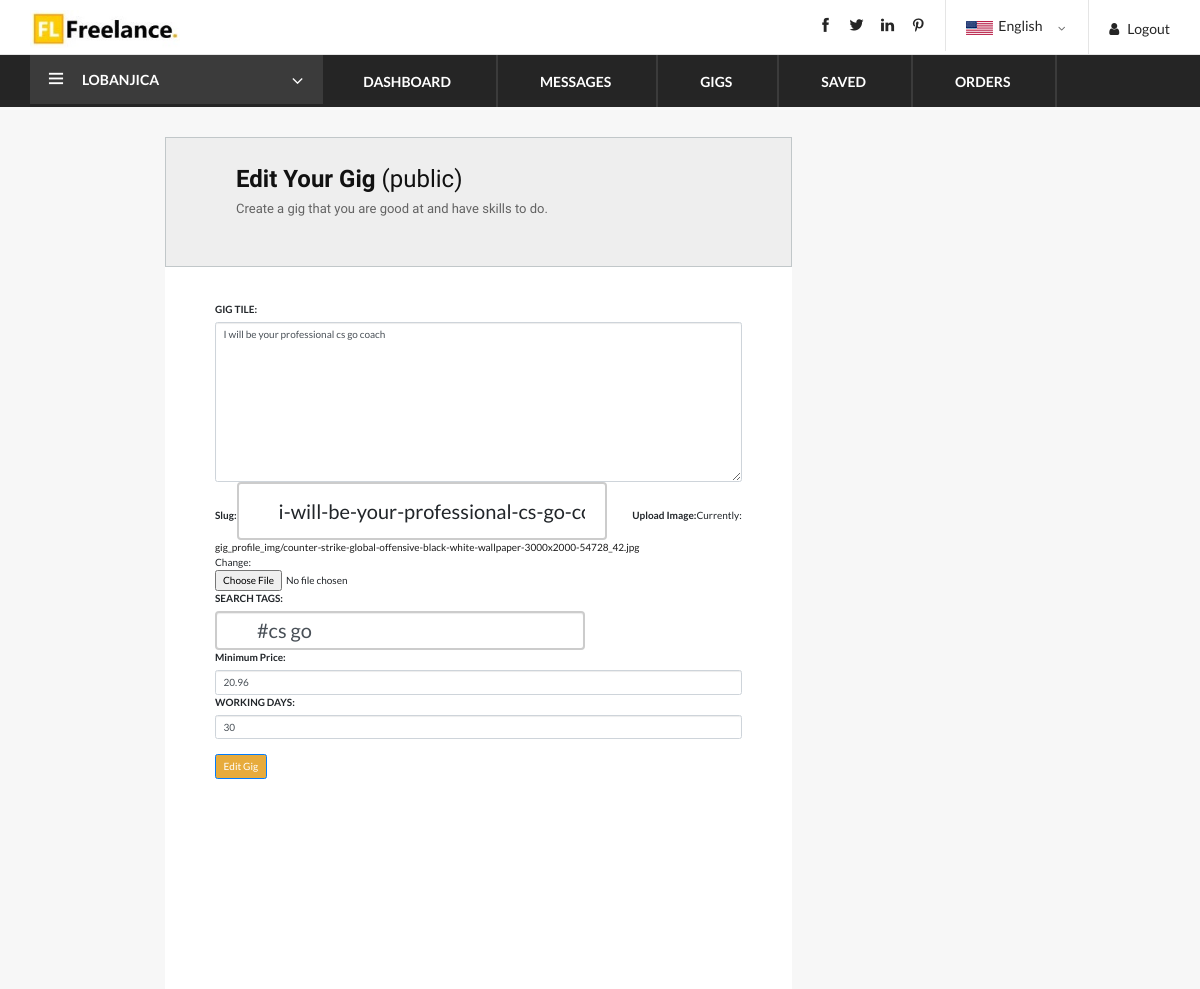
Before: /gig/edit-gig/i-will-be-your-professional-cs-go-coach (signed in, upper part) with the older database file.
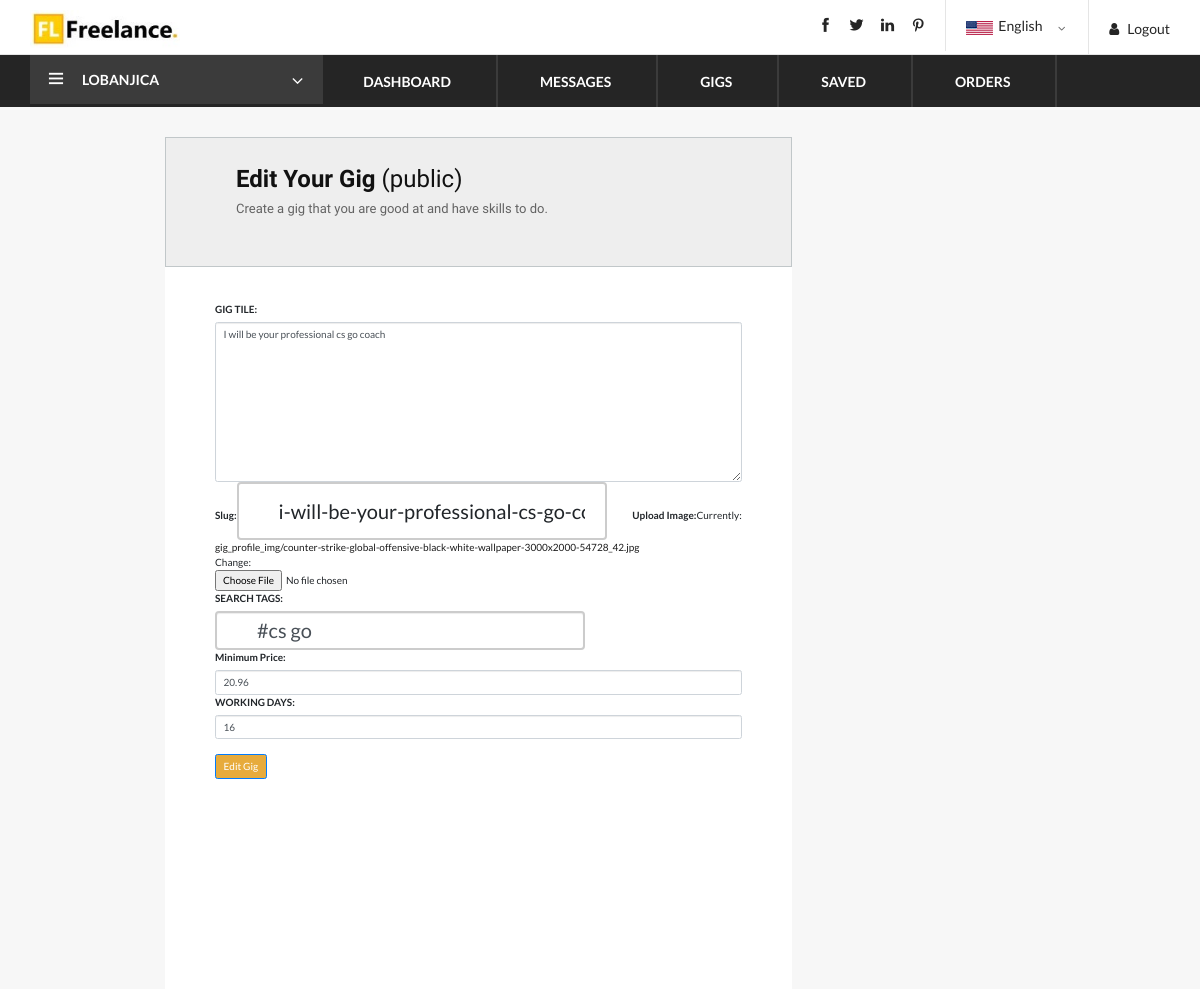
After: the same page with the newer database file.
### Gig/models.py (models this page shows, shortened)
class MyGig(models.Model):
    user            = models.ForeignKey(Account,on_delete=models.CASCADE,default=1)
    profile         = models.ForeignKey(MyProfile,on_delete=models.CASCADE,null=True,blank=True)
    title           = models.CharField(max_length=100)
    slug            = AutoSlugField(populate_from='title',unique=True,null=True,blank=True)
    description     = models.CharField(max_length=1000)
    gig_image       = models.ImageField(upload_to='gig_profile_img',blank=True,null=True)
    c_name          = models.ForeignKey(Category, on_delete=models.CASCADE,null=True,blank=True)
    created_on      = models.DateTimeField(auto_now=True,blank=True,null=True)
    search_tag      = models.CharField(max_length=15)
    price           = models.FloatField()
    time            = models.IntegerField(null=True,blank=True)
    s_name          = models.ForeignKey(SubCategory, on_delete=models.CASCADE,null=True,blank=True)
    liked           = models.ManyToManyField(Account,default=None,related_name='post_like',blank=True)
    favourite       = models.ManyToManyField(Account,related_name='favourites',blank=True)

### Gig/views.py (the view)
# urls.py: path('edit-gig/<slug:slug>',views.editGig, name='editgig'),
@login_required
def editGig(request,slug):
    giginfo = MyGig.objects.get(slug=slug)
    print(giginfo.time)
    if giginfo.user_id == request.user.id:
        form = GigForm(request.POST or None,request.FILES or None,instance=giginfo) #Her request.POST or None and req.Files or None is done so that the new data that we entered stays even when we refresh the page
        if form.is_valid():
            form.save();
            messages.success(request,"Your Gig Has Been Updated Successfully.")
            return redirect('mygig')
        context = {
            'form' : form,
        }
        return render(request,'gigs/editgig.html',context)
    else:
        return redirect('editgig')

### Gig/forms.py
class GigForm(forms.ModelForm):
    title = forms.CharField(label="GIG TILE",widget = forms.Textarea(attrs={'class':'form-control','placeholder':'I will do something'}))
    search_tag = forms.CharField(label="SEARCH TAGS",widget = forms.TextInput(attrs={'class':'form-control'}))
    price= forms.FloatField(label = "Minimum Price", widget = forms.NumberInput(attrs={'class':'form-control'}))
    time = forms.IntegerField(label = "WORKING DAYS", widget = forms.NumberInput(attrs={'class':'form-control','placeholder':'No. of Days'}))
    gig_image = forms.ImageField(label="Upload Image")
    class Meta:
        model = MyGig
        exclude = ['user','s_name','c_name','description','first_gig','contact_no','profile','gig_image_thumbnail','liked','favourite']

### templates/gigs/editgig.html (shortened to what this page needs)
{% extends 'master/dashboard_base.html' %}
{% load static %}
{% block body %}
<div class="row pb-5" style="background-color: #F7f7f7;">
        <div class="col-lg-8 pr-5" style="padding-left: 150px;">
            <div id="test1" style="width:100%; height:130px;text-align: justify; background-color: #eeeeee;border:1px solid #C1C7C9;  margin: 30px    200px 0px 20px;
                    /* top, left, bottom*/
                    padding: 10px 20px 30px;
                    float: left; ">
                        <h4 style="margin: 17px 200px 0px 50px; "><b>Edit Your Gig </b>(public)</h4>
                        <p style="font-size: 13px;margin: 5px 200px 20px 50px;line-height: 19px;">Create a gig that you are good at and have skills to do.
                        </p>
                    </div>
            <div id="test1" style="width:100%; height:1050px;text-align: justify; background-color: #fff;  margin: 0px 200px 20px 20px;
                    /* top, left, bottom*/
                    padding: 10px 20px 30px;
                    float: left; ">
                    <div class="container pl-5 pr-5" style="margin-top: 25px;">
                        <form enctype="multipart/form-data" method="POST">
                            {{form}}
                            <br>
                            <button type="submit" class="btn btn-primary" style="background-color: #e7ab3c;">Edit Gig
                            </button>
                        </form>
                    </div>
            </div>
        </div>
    </div>
{% endblock %}

Changed rows visible on the page:
changed MyGig "I will be your professional cs go coach": time "30" → "16"
